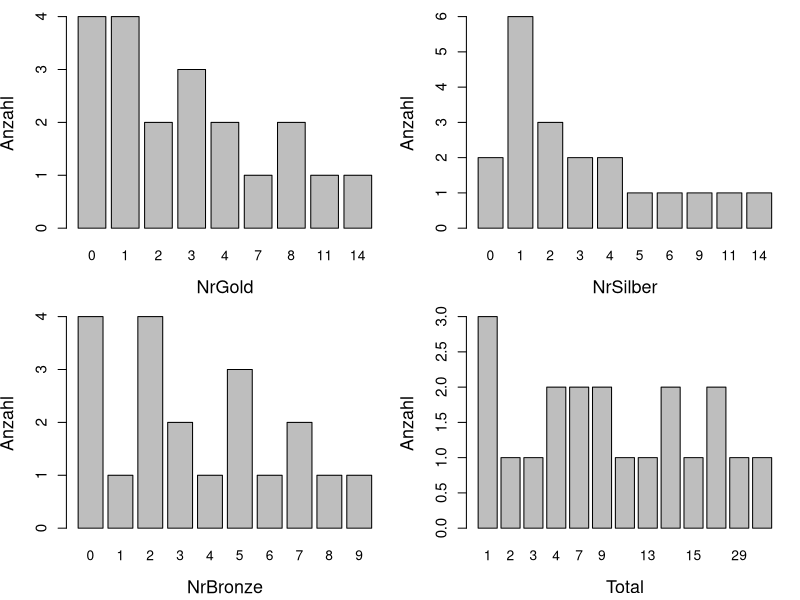
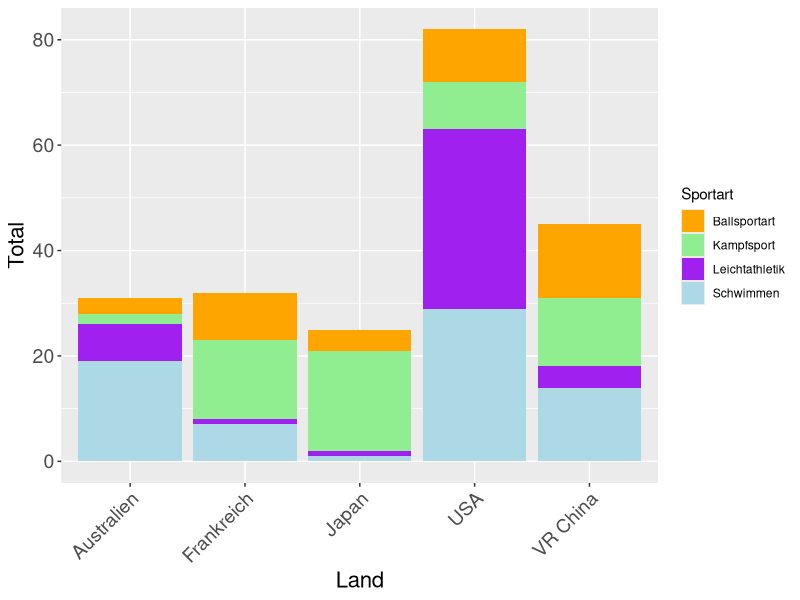
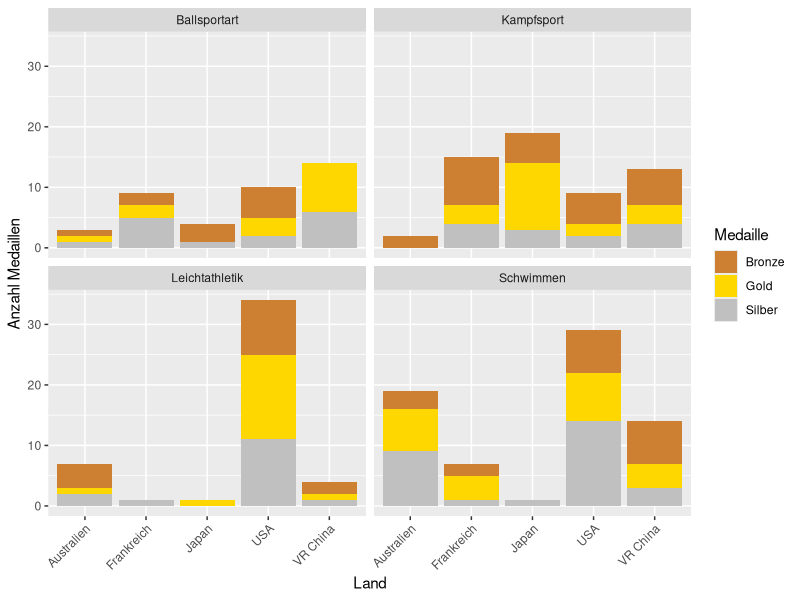

Generate these figures, in order, with R:
library(readxl)
library(ggplot2)

df <- read_xlsx("Medaillen.xlsx")
head(df)
str(df)

summary(df)
#keine NA-Werte

attach(df)
#Deskriptive Analyse
par(mar = c(4.2, 4, 1, 1), mfrow = c(2, 2))
barplot(table(NrGold), main = "", ylab = "Anzahl", xlab = "NrGold", 
        cex.axis = 1.1, cex.lab = 1.3) 
barplot(table(NrSilber), main = "", ylab = "Anzahl", xlab = "NrSilber",
        cex.axis = 1.1, cex.lab = 1.3)
barplot(table(NrBronze), main = "", ylab = "Anzahl", xlab = "NrBronze",
        cex.axis = 1.1, cex.lab = 1.3)
barplot(table(Total), main = "", ylab = "Anzahl", xlab = "Total",
        cex.axis = 1.1, cex.lab = 1.3)

#1
# Abhängigkeit zwischen dem Land und der Sportart bezüglich der Gesamtanzahl an Medaillen
ggplot(df, aes(x = Land, y = Total, fill = Sportart)) +
  geom_bar(stat = "identity") + 
  scale_fill_manual(values = c("orange", "lightgreen", "purple", "lightblue")) + 
  theme(axis.text.x = element_text(angle = 45, hjust = 1, size = 14),  
        axis.text.y = element_text(size = 14),                        
        axis.title = element_text(size = 16))                         

# Erstellen der Kontingenztafel
kontingenztafel1 <- xtabs(Total ~ Land + Sportart, data = df)
kontingenztafel1
# Chi-Quadrat-Test
# Um zu prüfen, ob es eine statistisch signifikante Abhängigkeit 
# zwischen Land und Sportart bezüglich Total gibt
chisq.test(kontingenztafel1)
# p-value = 4.189e-14 < 0.05 deutet auf signifikante Abhänigkeit hin

#2
# Abhängigkeit zwischen der Medaillenfarbe und dem Land für jede Sportart

# Fisher's Exakter Test für jede Sportart
for (sport in unique(df$Sportart)) {
  subset_data <- subset(df, sport == Sportart)
  
  # Erstellen einer Kontingenztafel der Medaillenfarben für jedes Land
  medaillen_matrix <- xtabs(cbind(NrGold, NrSilber, NrBronze) ~ Land, data = subset_data)
  
  fisher_test <- fisher.test(medaillen_matrix)
  
  print(paste("Fisher's Exakter Test für Sportart:", sport))
  print(fisher_test)
}
# Kampfsport: p-value = 0.2997 > 0.05
# Leichtathletik: p-value = 0.5348 > 0.05
# Ballsportart: p-value = 0.02756 < 0.05 => signifikante Zusammenhang zwischen 
# dem Land und der Medaillenfarbe in der Kategorie der Ballsportarten
# Schwimmen: p-value = 0.2549 > 0.05

# Erstellen der Daten im Langformat
df_long <- data.frame(
  Land = rep(Land, 3),
  Sportart = rep(Sportart, 3),
  Medaille = factor(rep(c("Gold", "Silber", "Bronze"), each = nrow(df))),
  Anzahl = c(df$NrGold, df$NrSilber, df$NrBronze)
)

# Medaillenverteilung nach Land und Sportart
ggplot(df_long, aes(x = Land, y = Anzahl, fill = Medaille)) +
  geom_bar(position = "stack", stat = "identity") +
  facet_wrap(~ Sportart) +
  scale_fill_manual(values = c("Gold" = "gold", "Silber" = "#C0C0C0", "Bronze" = "#CD7F32")) + 
  theme(axis.text.x = element_text(angle = 45, hjust = 1)) +
  labs(x = "Land", y = "Anzahl Medaillen", fill = "Medaille")

#3
# Abhängigkeit zwischen der Medaillenfarbe und der Sportart für jedes Land         
# Fisher's Exakter Test für jedes Land
for (land in unique(df$Land)) {
  subset_data <- subset(df, land == Land)
  
  # Erstellen einer Kontingenztafel der Medaillenfarben für jedes Land
  medaillen_matrix <- xtabs(cbind(NrGold, NrSilber, NrBronze) ~ Sportart, data = subset_data)
  
  fisher_test <- fisher.test(medaillen_matrix)
  
  print(paste("Fisher's Exakter Test für Land:", land))
  print(fisher_test)
}
# USA: p-value = 0.3431 > 0.05
# VR China: p-value = 0.03666 < 0.05 => signifikante Zusammenhang zwischen 
# der Sportart und der Medaillenfarbe in VR China
# Japan: p-value = 0.04942 < 0.05 => signifikante Zusammenhang zwischen 
# der Sportart und der Medaillenfarbe in Japan
# Australien: p-value = 0.1837 > 0.05
# Frankreich: p-value = 0.2334 > 0.05